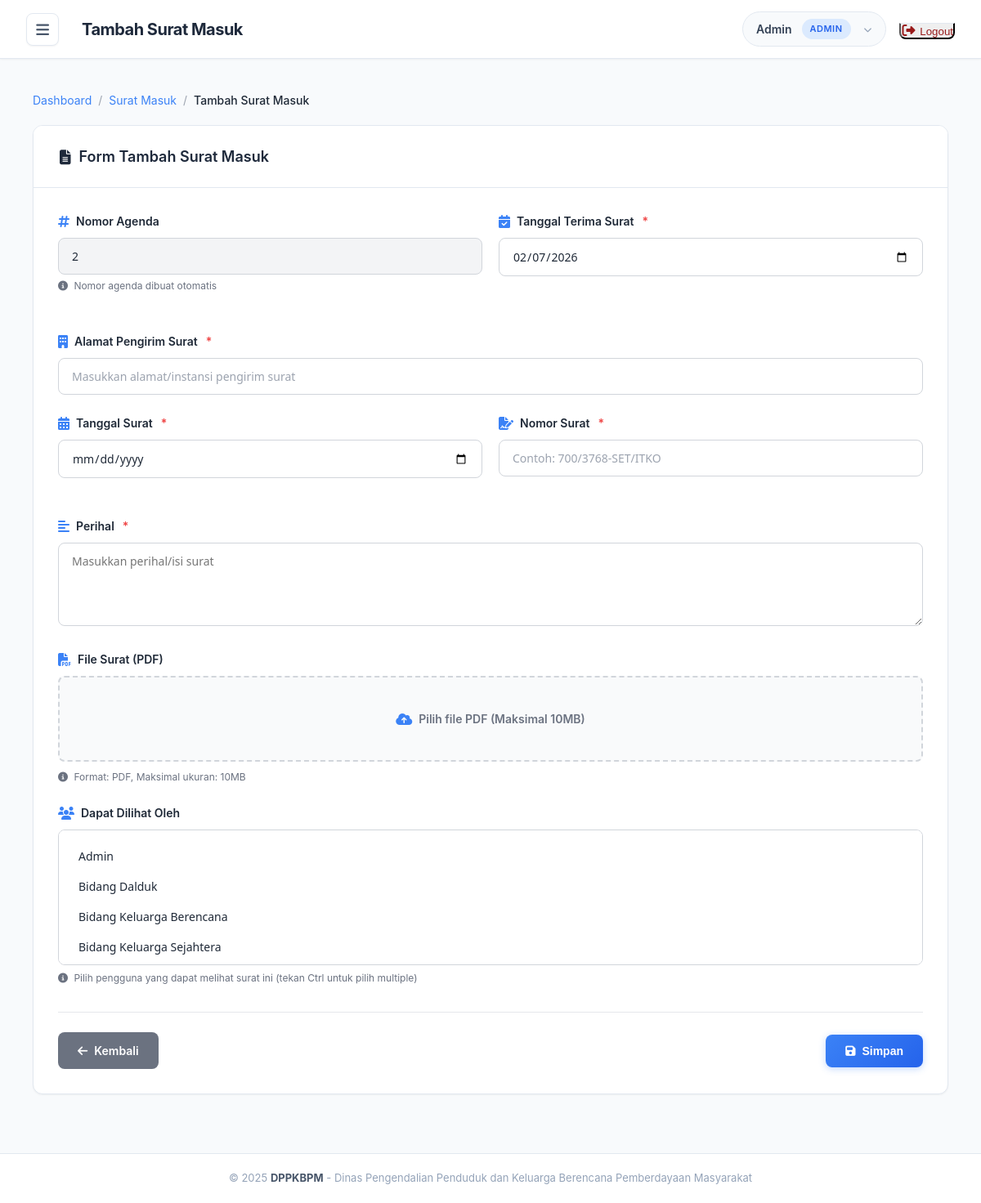
The app's page /php/tambah-surat-masuk.php (signed in), older data.
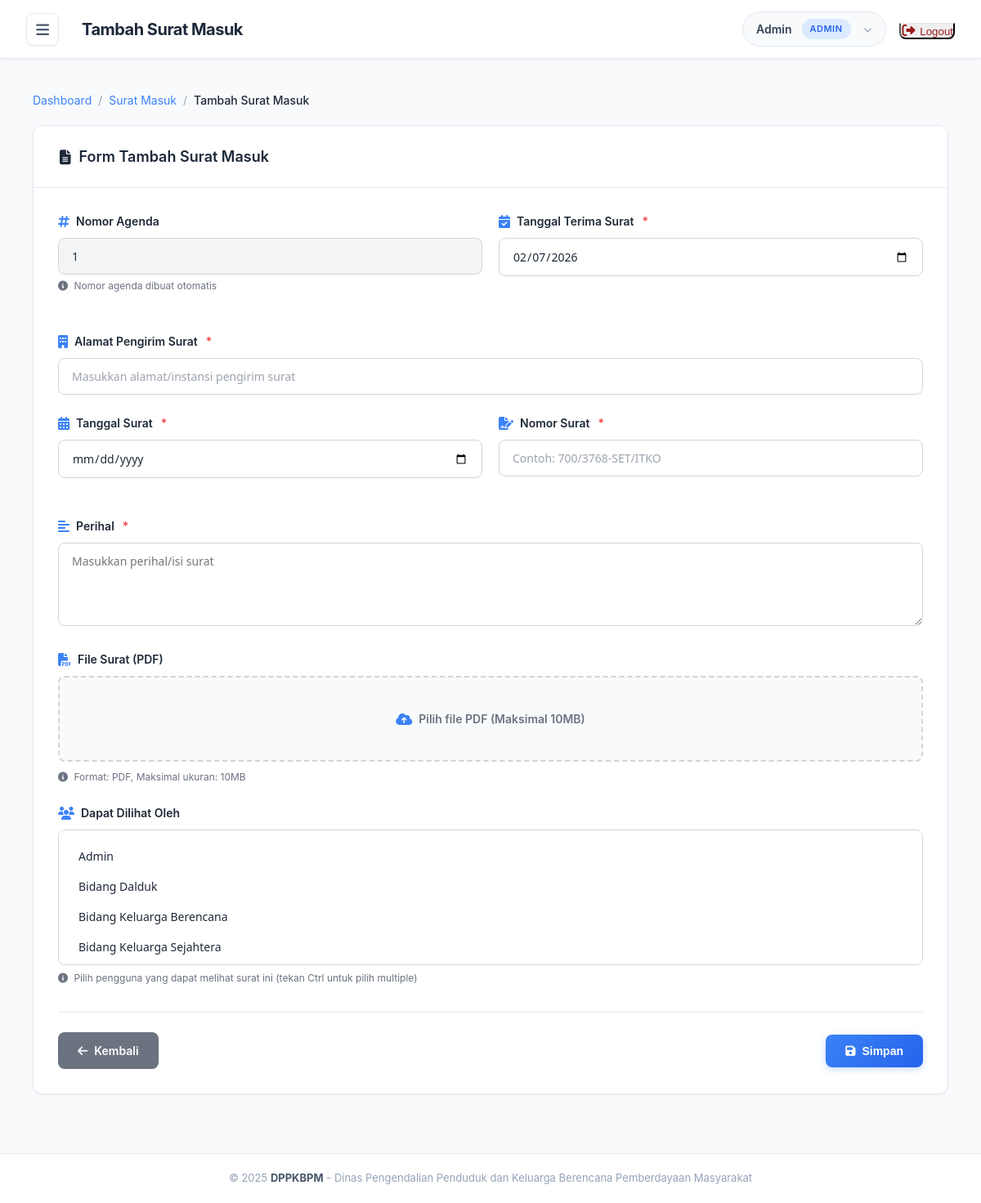
The same page, newer data.
### tables this page shows
CREATE TABLE `surat_masuk` (
  `id` int NOT NULL,
  `nomor_agenda` varchar(100) NOT NULL,
  `tanggal_terima` date NOT NULL,
  `alamat_pengirim` varchar(255) NOT NULL,
  `tanggal_surat` date NOT NULL,
  `nomor_surat` varchar(255) NOT NULL,
  `perihal` text NOT NULL,
  `file_surat` varchar(255) DEFAULT NULL,
  `sifat_surat` varchar(100) DEFAULT NULL,
  `tujuan_disposisi` text,
  `instruksi_disposisi` text,
  `catatan_disposisi` text,
  `status_disposisi` varchar(50) NOT NULL DEFAULT 'Belum diproses',
  `dilihat_oleh` text,
  `created_at` timestamp NULL DEFAULT CURRENT_TIMESTAMP
);

### php/tambah-surat-masuk.php (the view, shortened to what the changed rows need)
<?php
include 'database.php';
$query_last = "SELECT nomor_agenda FROM surat_masuk ORDER BY id DESC LIMIT 1";
$result_last = mysqli_query($conn, $query_last);
if (mysqli_num_rows($result_last) > 0) {
    $last = mysqli_fetch_assoc($result_last);
    $last_number = intval($last['nomor_agenda']);
    $new_number = $last_number + 1;
} else {
    $new_number = 1;
}
?>
<!DOCTYPE html>
<html lang="id">
<head>
    <link rel="stylesheet" href="../css/dashboard.css">
    <link rel="stylesheet" href="../css/kepala-dinas.css">
    <link rel="stylesheet" href="../css/surat-masuk.css">
    <link rel="stylesheet" href="https://cdnjs.cloudflare.com/ajax/libs/font-awesome/6.4.0/css/all.min.css">
</head>
<body>
    <div class="container">
        <main class="main-content">
            <header class="header">
                <div class="header-left">
                    <h1 class="header-title">Tambah Surat Masuk</h1>
                </div>
            </header>
            <div class="content">
                <div class="content-box">
                    <div class="box-header">
                        <h2><i class="fas fa-file-alt"></i> Form Tambah Surat Masuk</h2>
                    </div>
                    <div class="form-container">
                        <form id="formSuratMasuk" method="POST" action="proses-surat-masuk.php" enctype="multipart/form-data">
                            <div class="form-row">
                                <div class="form-group">
                                    <label for="nomor_agenda">
                                        <i class="fas fa-hashtag"></i> Nomor Agenda
                                    </label>
                                    <input type="text" id="nomor_agenda" name="nomor_agenda"
                                        value="<?php echo $new_number; ?>"
                                        readonly
                                        class="readonly-input">
                                    <small class="form-help">
                                        <i class="fas fa-info-circle"></i> Nomor agenda dibuat otomatis
                                    </small>
                                </div>
                            </div>
                        </form>
                    </div>
                </div>
            </div>
        </main>
    </div>
</body>
</html>

Row changes from the older to the newer data that the page shows:
removed surat_masuk: nomor_agenda "2"
Text that changed along with them:
form field nomor_agenda: (not shown) → "1"
